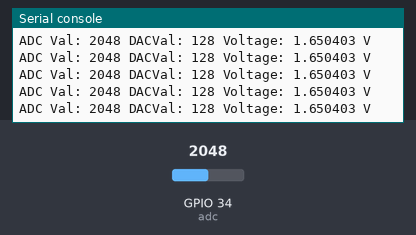
A program run on a simulated ESP32 board running MicroPython. Shown: the last lines printed to the serial console. Inputs (shaded band) come from the test bench; at power-on: GPIO 34 (adc) = 2048 (analog values on the 0–4095 scale).

Above: at 1.2 s.
1.3 s: GPIO 34 (adc) set to 2866
At 1.31 s:
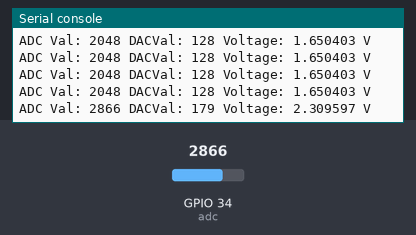
2.8 s: GPIO 34 (adc) set to 3603
At 2.82 s:
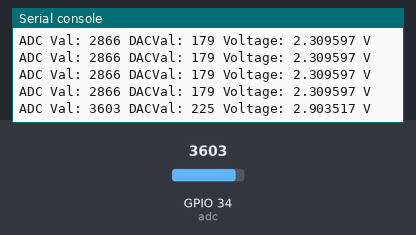
Timing chart, 0 to 5.8 s (numbered marks = the images above; inputs shaded):
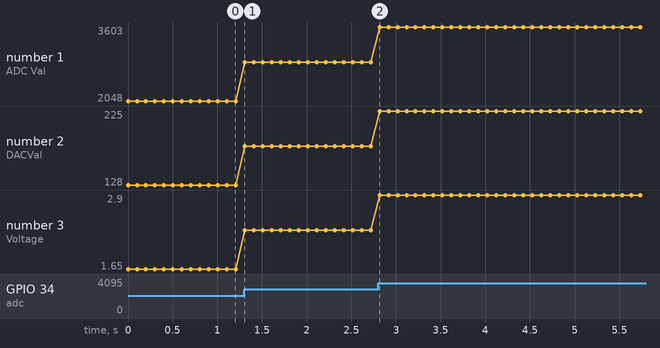

The program:

lesson_20_potentiometer.py
```python
# Import Pin, ADC and DAC modules.
from machine import ADC,Pin,DAC
import time

# Turn on and configure the ADC with the range of 0-3.3V
adc=ADC(Pin(34))
adc.atten(ADC.ATTN_11DB)
adc.width(ADC.WIDTH_12BIT)

# Read ADC value once every 0.1seconds, convert ADC value to DAC value and output it,
# and print these data to “Shell”.
try:
    while True:
        adcVal=adc.read()
        dacVal=adcVal//16
        voltage = adcVal / 4095.0 * 3.3
        print("ADC Val:",adcVal,"DACVal:",dacVal,"Voltage:",voltage,"V")
        time.sleep(0.1)
except:
    pass
```

Measured:
- after the input at 1.3 s, the serial console: prints a new line at once (image 1)
- after the input at 2.8 s, the serial console: prints a new line at once (image 2)
- plotted number 1: 2048 → 2866 after the input at 1.3 s, 2866 → 3603 after the input at 2.8 s
- plotted number 2: 128 → 179 after the input at 1.3 s, 179 → 225 after the input at 2.8 s
- plotted number 3: 1.65 → 2.31 after the input at 1.3 s, 2.31 → 2.9 after the input at 2.8 s
